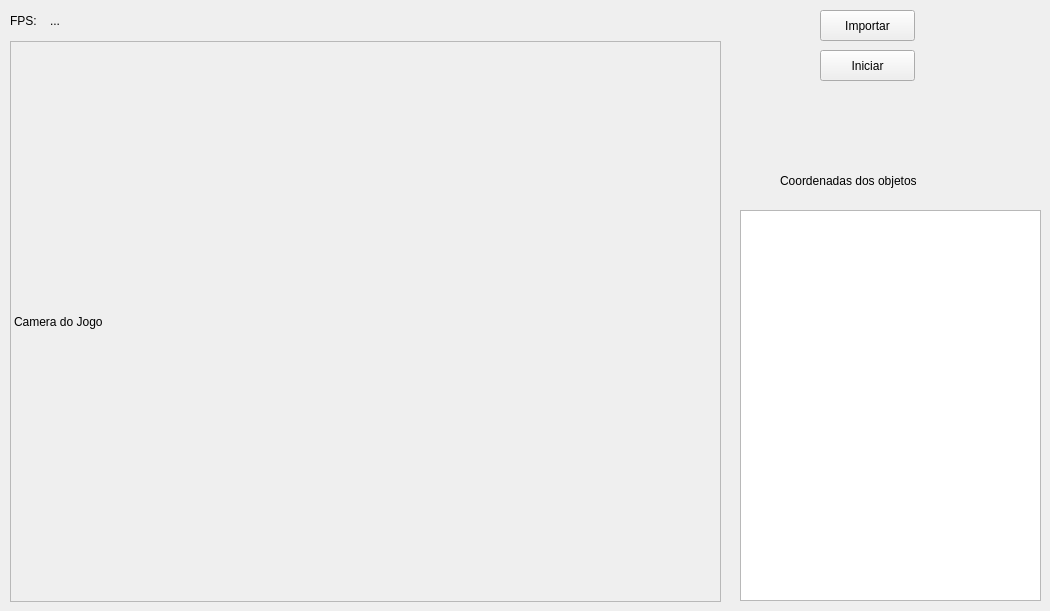
     <widget class="QWidget" name="tabJogo">
      <attribute name="title">
       <string>Jogo</string>
      </attribute>
      <widget class="QLabel" name="lbCameraJogo">
       <property name="geometry">
        <rect>
         <x>10</x>
         <y>41</y>
         <width>711</width>
         <height>561</height>
        </rect>
       </property>
       <property name="autoFillBackground">
        <bool>true</bool>
       </property>
       <property name="frameShape">
        <enum>QFrame::StyledPanel</enum>
       </property>
       <property name="text">
        <string>Camera do Jogo</string>
       </property>
      </widget>
      <widget class="QPushButton" name="pushButton">
       <property name="geometry">
        <rect>
         <x>820</x>
         <y>10</y>
         <width>95</width>
         <height>31</height>
        </rect>
       </property>
       <property name="text">
        <string>Importar</string>
       </property>
      </widget>
      <widget class="QPushButton" name="pushButton_2">
       <property name="geometry">
        <rect>
         <x>820</x>
         <y>50</y>
         <width>95</width>
         <height>31</height>
        </rect>
       </property>
       <property name="text">
        <string>Iniciar</string>
       </property>
      </widget>
      <widget class="QPlainTextEdit" name="edCoordenadas">
       <property name="geometry">
        <rect>
         <x>740</x>
         <y>210</y>
         <width>301</width>
         <height>391</height>
        </rect>
       </property>
      </widget>
      <widget class="QLabel" name="label">
       <property name="geometry">
        <rect>
         <x>780</x>
         <y>170</y>
         <width>191</width>
         <height>21</height>
        </rect>
       </property>
       <property name="text">
        <string>Coordenadas dos objetos</string>
       </property>
      </widget>
      <widget class="QLabel" name="label_12">
       <property name="geometry">
        <rect>
         <x>10</x>
         <y>10</y>
         <width>67</width>
         <height>21</height>
        </rect>
       </property>
       <property name="text">
        <string>FPS:</string>
       </property>
      </widget>
      <widget class="QLabel" name="lbFps">
       <property name="geometry">
        <rect>
         <x>50</x>
         <y>10</y>
         <width>67</width>
         <height>21</height>
        </rect>
       </property>
       <property name="text">
        <string>...</string>
       </property>
      </widget>
     </widget>
